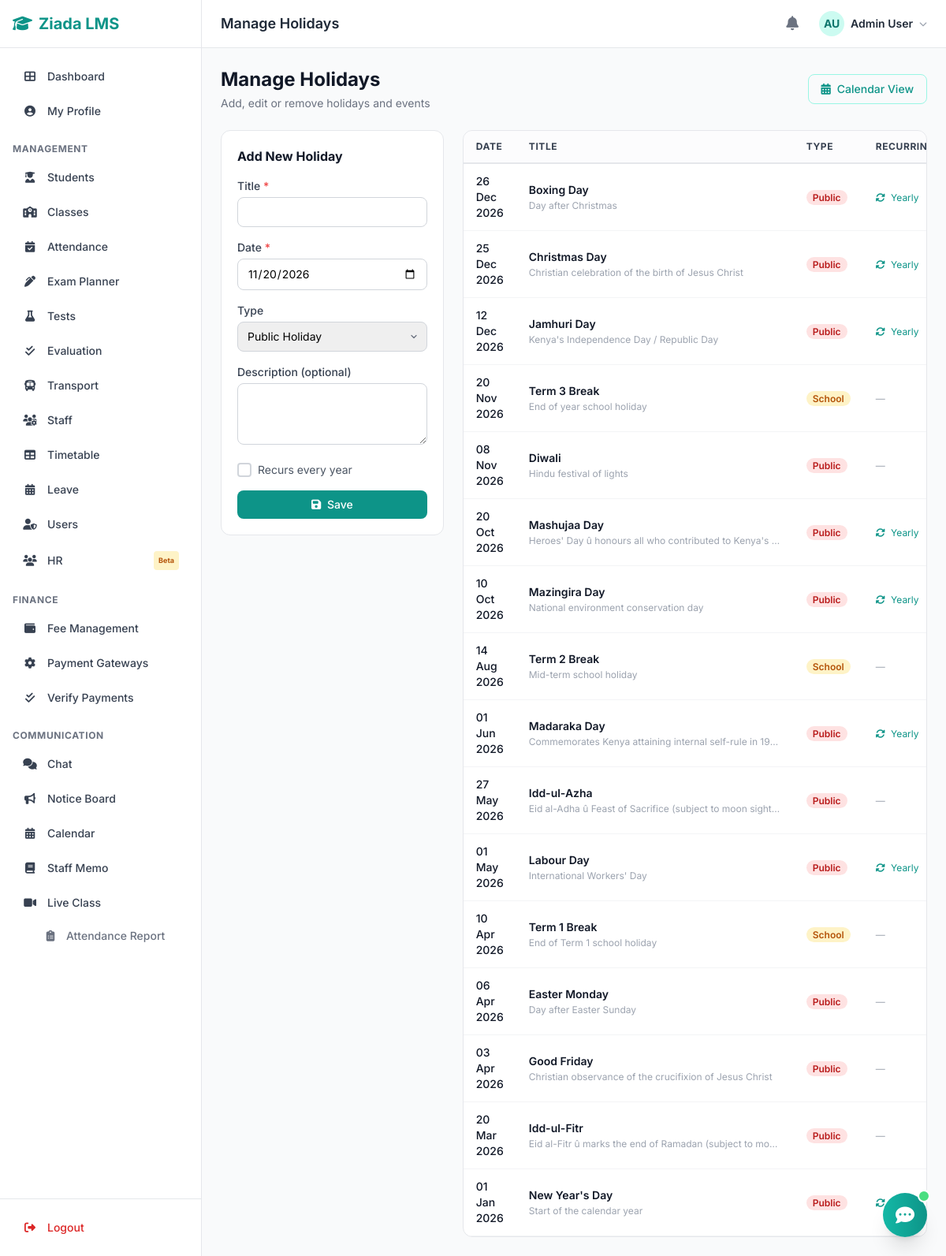
/modules/holidays/manage.php (signed in), run on the app's committed database.
### tables this page shows
CREATE TABLE `users` (
  `id` int(11) NOT NULL,
  `username` varchar(50) NOT NULL,
  `email` varchar(100) NOT NULL,
  `password` varchar(255) NOT NULL,
  `full_name` varchar(100) NOT NULL,
  `phone` varchar(20) DEFAULT NULL,
  `role` enum('admin','teacher','student') NOT NULL DEFAULT 'student',
  `avatar` varchar(255) DEFAULT NULL,
  `is_active` tinyint(1) DEFAULT 1,
  `created_at` timestamp NOT NULL DEFAULT current_timestamp(),
  `updated_at` timestamp NOT NULL DEFAULT current_timestamp() ON UPDATE current_timestamp()
);

CREATE TABLE `holidays` (
  `id` int(11) NOT NULL,
  `title` varchar(255) NOT NULL,
  `description` text DEFAULT NULL,
  `date` date NOT NULL,
  `type` enum('public','school','event') DEFAULT 'public',
  `is_recurring` tinyint(1) DEFAULT 0,
  `created_by` int(11) DEFAULT NULL,
  `created_at` datetime DEFAULT current_timestamp()
);

### config/database.php (called while the page is built, shortened)
<?php
function db_connect() {
    $conn = new mysqli(DB_HOST, DB_USER, DB_PASS, DB_NAME);
    $conn->set_charset("utf8mb4");
    return $conn;
}
function db_query($sql, $params = []) {
    $conn = db_connect();
    if (!empty($params)) {
        $stmt = $conn->prepare($sql);
        if ($stmt) {
            $types = '';
            foreach ($params as $p) {
                if (is_int($p)) $types .= 'i';
                elseif (is_double($p)) $types .= 'd';
                else $types .= 's';
            }
            $stmt->bind_param($types, ...$params);
            $stmt->execute();
            $result = $stmt->get_result();
            return $result;
        }
    }
    $result = $conn->query($sql);
    return $result;
}
function db_get_row($sql, $params = []) {
    $result = db_query($sql, $params);
    return $result ? $result->fetch_assoc() : null;
}
function db_get_all($sql, $params = []) {
    $result = db_query($sql, $params);
    return $result ? $result->fetch_all(MYSQLI_ASSOC) : [];
}

### modules/holidays/manage.php (the view, shortened to what this page needs)
<?php
require_once __DIR__ . '/../../includes/functions.php';
$edit_holiday = null;
$holidays = db_get_all("SELECT h.*, u.full_name as created_by_name FROM holidays h LEFT JOIN users u ON h.created_by = u.id ORDER BY h.date DESC");
include __DIR__ . '/../../includes/header.php';
?>
<div class="max-w-6xl mx-auto">
    <div class="flex items-center justify-between mb-6">
        <div>
            <h1 class="text-xl sm:text-2xl font-bold text-gray-900">Manage Holidays</h1>
            <p class="text-gray-500 text-sm mt-1">Add, edit or remove holidays and events</p>
        </div>
        <div class="flex items-center gap-3">
            <a href="index.php" class="text-teal-600 border border-teal-200 px-4 py-2 rounded-lg text-sm font-medium hover:bg-teal-50 transition flex items-center gap-2">
                <i class="fas fa-calendar-alt"></i> Calendar View
            </a>
        </div>
    </div>
    <div class="grid grid-cols-1 lg:grid-cols-3 gap-6">
        <div class="lg:col-span-1">
            <div class="bg-white rounded-xl border border-gray-200 p-5 sticky top-6">
                <h2 class="font-bold text-gray-900 mb-4"><?= $edit_holiday ? 'Edit Holiday' : 'Add New Holiday' ?></h2>
                <form method="POST">
                    <div class="space-y-4">
                        <div>
                            <label class="block text-sm font-medium text-gray-700 mb-1">Title <span class="text-red-500">*</span></label>
                            <input type="text" name="title" required value="<?= sanitize($edit_holiday['title'] ?? '') ?>" class="w-full border border-gray-300 rounded-lg px-3 py-2 text-sm focus:ring-2 focus:ring-teal-400 focus:border-teal-400">
                        </div>
                        <div>
                            <label class="block text-sm font-medium text-gray-700 mb-1">Date <span class="text-red-500">*</span></label>
                            <input type="date" name="date" required value="<?= $edit_holiday['date'] ?? date('Y-m-d') ?>" class="w-full border border-gray-300 rounded-lg px-3 py-2 text-sm focus:ring-2 focus:ring-teal-400 focus:border-teal-400">
                        </div>
                        <div>
                            <label class="block text-sm font-medium text-gray-700 mb-1">Type</label>
                            <select name="type" class="w-full border border-gray-300 rounded-lg px-3 py-2 text-sm focus:ring-2 focus:ring-teal-400 focus:border-teal-400">
                                <option value="public" <?= ($edit_holiday['type'] ?? '') == 'public' ? 'selected' : '' ?>>Public Holiday</option>
                            </select>
                        </div>
                        <div>
                            <label class="block text-sm font-medium text-gray-700 mb-1">Description (optional)</label>
                            <textarea name="description" rows="3" class="w-full border border-gray-300 rounded-lg px-3 py-2 text-sm focus:ring-2 focus:ring-teal-400 focus:border-teal-400"><?= sanitize($edit_holiday['description'] ?? '') ?></textarea>
                        </div>
                        <div class="flex items-center gap-2">
                            <input type="checkbox" name="is_recurring" id="recurring" value="1" <?= ($edit_holiday['is_recurring'] ?? 0) ? 'checked' : '' ?> class="rounded border-gray-300 text-teal-600 focus:ring-teal-400">
                            <label for="recurring" class="text-sm text-gray-600">Recurs every year</label>
                        </div>
                        <div class="flex items-center gap-2">
                            <button type="submit" name="save" class="bg-teal-600 text-white px-4 py-2 rounded-lg text-sm font-medium hover:bg-teal-700 transition flex-1">
                                <i class="fas fa-save mr-1"></i> <?= $edit_holiday ? 'Update' : 'Save' ?>
                            </button>
                        </div>
                    </div>
                </form>
            </div>
        </div>
        <div class="lg:col-span-2">
            <div class="bg-white rounded-xl border border-gray-200 overflow-hidden">
                <div class="overflow-x-auto -mx-4 sm:-mx-0">
                    <table class="w-full text-sm">
                        <thead>
                            <tr class="border-b-2 border-gray-200 bg-gray-50/50">
                                <th class="text-left py-3 px-4 font-bold text-gray-700 uppercase text-xs tracking-wider">Date</th>
                                <th class="text-left py-3 px-4 font-bold text-gray-700 uppercase text-xs tracking-wider">Title</th>
                                <th class="text-left py-3 px-4 font-bold text-gray-700 uppercase text-xs tracking-wider hidden md:table-cell">Type</th>
                                <th class="text-left py-3 px-4 font-bold text-gray-700 uppercase text-xs tracking-wider hidden sm:table-cell">Recurring</th>
                            </tr>
                        </thead>
                        <tbody>
                            <?php
                            $type_badges = [
                                'public' => 'bg-red-100 text-red-700',
                                'school' => 'bg-amber-100 text-amber-700',
                                'event' => 'bg-blue-100 text-blue-700',
                            ];
                            ?>
                            <?php if (empty($holidays)): ?>
                            <tr><td colspan="5" class="py-12 text-center text-gray-400">No holidays added yet.</td></tr>
                            <?php else: ?>
                            <?php foreach ($holidays as $h): ?>
                            <tr class="border-b border-gray-100 hover:bg-gray-50 transition">
                                <td class="py-3 px-4 font-medium text-gray-900"><?= format_date($h['date'], 'd M Y') ?></td>
                                <td class="py-3 px-4">
                                    <span class="font-semibold text-gray-900"><?= sanitize($h['title']) ?></span>
                                    <?php if ($h['description']): ?>
                                    <p class="text-xs text-gray-400 mt-0.5 truncate max-w-xs"><?= sanitize($h['description']) ?></p>
                                    <?php endif; ?>
                                </td>
                                <td class="py-3 px-4 hidden md:table-cell">
                                    <span class="text-xs font-semibold px-2 py-0.5 rounded-full <?= $type_badges[$h['type']] ?? 'bg-gray-100 text-gray-600' ?>">
                                        <?= ucfirst($h['type']) ?>
                                    </span>
                                </td>
                                <td class="py-3 px-4 hidden sm:table-cell">
                                    <?php if ($h['is_recurring']): ?>
                                    <span class="text-xs text-teal-600"><i class="fas fa-sync-alt mr-1"></i> Yearly</span>
                                    <?php else: ?>
                                    <span class="text-xs text-gray-400">—</span>
                                    <?php endif; ?>
                                </td>
                            </tr>
                            <?php endforeach; ?>
                            <?php endif; ?>
                        </tbody>
                    </table>
                </div>
            </div>
        </div>
    </div>
</div>
<?php include __DIR__ . '/../../includes/footer.php'; ?>

### includes/functions.php (shortened to what this page needs)
<?php
function sanitize($input) {
    return htmlspecialchars(strip_tags(trim($input)), ENT_QUOTES, 'UTF-8');
}
function format_date($date, $format = 'd M Y') {
    return date($format, strtotime($date));
}
function get_avatar($name, $photo = null, $subdir = 'avatars') {
    $initials = '';
    $parts = explode(' ', $name);
    foreach ($parts as $p) $initials .= strtoupper($p[0] ?? '');
    return substr($initials, 0, 2);
}
function user_avatar_html($user, $size = 'w-8 h-8', $text_size = 'text-sm') {
    $initial = get_avatar($user['full_name'] ?? 'U');
    return '<div class="' . $size . ' rounded-full bg-teal-100 flex items-center justify-center ' . $text_size . ' font-bold text-teal-700">' . $initial . '</div>';
}

### assets/css/style.css (style rules this page uses)
:root { --color-primary: #0d9488; --color-primary-hover: #0f766e; --color-primary-light: #f0fdfa; --color-primary-ring: rgba(13, 148, 136, 0.3); --font-sans: 'Inter', -apple-system, BlinkMacSystemFont, 'Segoe UI', Roboto, sans-serif; }
* { margin: 0; padding: 0; box-sizing: border-box; }
body { font-family: var(--font-sans); -webkit-font-smoothing: antialiased; }
input[type="text"], input[type="email"], input[type="password"], input[type="number"], input[type="tel"], input[type="url"], input[type="search"], input[type="date"], input[type="time"], input[type="datetime-local"], input[type="month"], input[type="week"], textarea { font-family: var(--font-sans); transition: border-color 0.15s ease, box-shadow 0.15s ease; }
select { font-family: var(--font-sans); appearance: none; background-repeat: no-repeat; background-position: right 10px center; padding-right: 32px !important; cursor: pointer; transition: border-color 0.15s ease, box-shadow 0.15s ease; }
input[type="checkbox"], input[type="radio"] { appearance: none; width: 18px; height: 18px; border: 2px solid #d1d5db; border-radius: 4px; cursor: pointer; transition: all 0.15s ease; flex-shrink: 0; position: relative; background: white; }
button, .btn { cursor: pointer; font-family: var(--font-sans); transition: all 0.15s ease; }
table { border-collapse: separate; border-spacing: 0; }
th { font-weight: 600; letter-spacing: 0.03em; }
tbody tr { transition: background-color 0.12s ease; }

### data on the page
users: full_name "AU"
holidays: date "26 Dec 2026", title "Boxing Day", description "Day after Christmas", type "Public", is_recurring 1 (drawn)
holidays: date "25 Dec 2026", title "Christmas Day", description "Christian celebration of the birth of Jesus Christ", type "Public", is_recurring 1 (drawn)
holidays: date "12 Dec 2026", title "Jamhuri Day", description "Kenya's Independence Day / Republic Day", type "Public", is_recurring 1 (drawn)
holidays: date "20 Nov 2026", title "Term 3 Break", description "End of year school holiday", type "School"
holidays: date "08 Nov 2026", title "Diwali", description "Hindu festival of lights", type "Public"
holidays: date "20 Oct 2026", title "Mashujaa Day", description "Heroes' Day û honours all who contributed to Kenya's…", type "Public", is_recurring 1 (drawn)
holidays: date "10 Oct 2026", title "Mazingira Day", description "National environment conservation day", type "Public", is_recurring 1 (drawn)
holidays: date "14 Aug 2026", title "Term 2 Break", description "Mid-term school holiday", type "School"
holidays: date "01 Jun 2026", title "Madaraka Day", description "Commemorates Kenya attaining internal self-rule in 1963", type "Public", is_recurring 1 (drawn)
holidays: date "27 May 2026", title "Idd-ul-Azha", description "Eid al-Adha û Feast of Sacrifice (subject to moon sight…", type "Public"
holidays: date "01 May 2026", title "Labour Day", description "International Workers' Day", type "Public", is_recurring 1 (drawn)
holidays: date "10 Apr 2026", title "Term 1 Break", description "End of Term 1 school holiday", type "School"
holidays: date "06 Apr 2026", title "Easter Monday", description "Day after Easter Sunday", type "Public"
holidays: date "03 Apr 2026", title "Good Friday", description "Christian observance of the crucifixion of Jesus Christ", type "Public"
holidays: date "20 Mar 2026", title "Idd-ul-Fitr", description "Eid al-Fitr û marks the end of Ramadan (subject to mo…", type "Public"
holidays: date "01 Jan 2026", title "New Year's Day", description "Start of the calendar year", type "Public", is_recurring 1 (drawn)

### other printed values
$page_title "Manage Holidays"
get_user_name() "Admin User"
